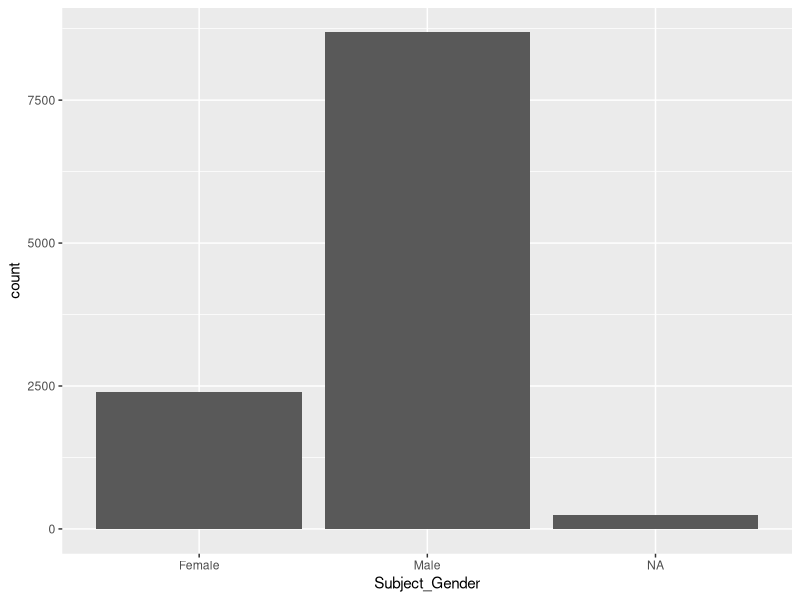
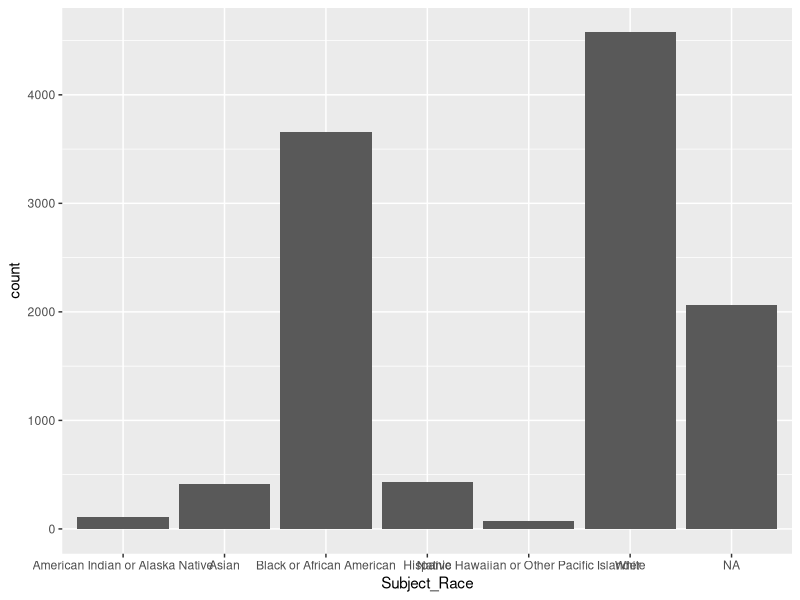
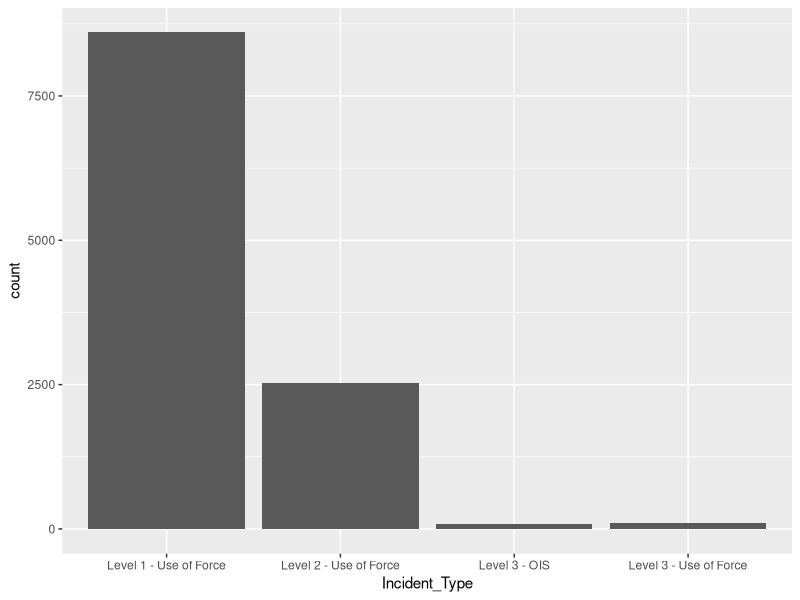
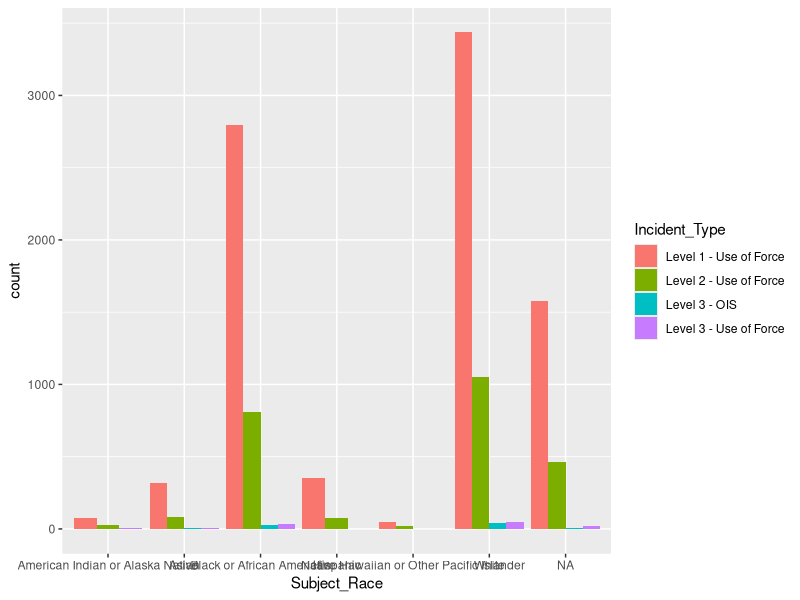

These charts were generated, in order, by the following R code:
#first I want to call libraries
library(dplyr)
library(stringr)
library(tidyverse)

#set working directory
setwd("/Users/katherine/Policing/clean data/seattle")

#I want to call in my datasets (citations).
UOF<-read.csv(file='UseOfForce_Seattle.csv', stringsAsFactors = TRUE)

#summary data
summary(UOF)

#categorical data analysis
levels(UOF$Subject_Gender)
levels(UOF$Subject_Race)
levels(UOF$Incident_Type)

ggplot(UOF, aes(Subject_Gender))+
  geom_bar()

ggplot(UOF, aes(Subject_Race))+
  geom_bar()

ggplot(UOF, aes(Incident_Type))+
  geom_bar()

ggplot(UOF,
       aes(x = Subject_Race,
           fill = Incident_Type))+
  geom_bar(position = "dodge")
